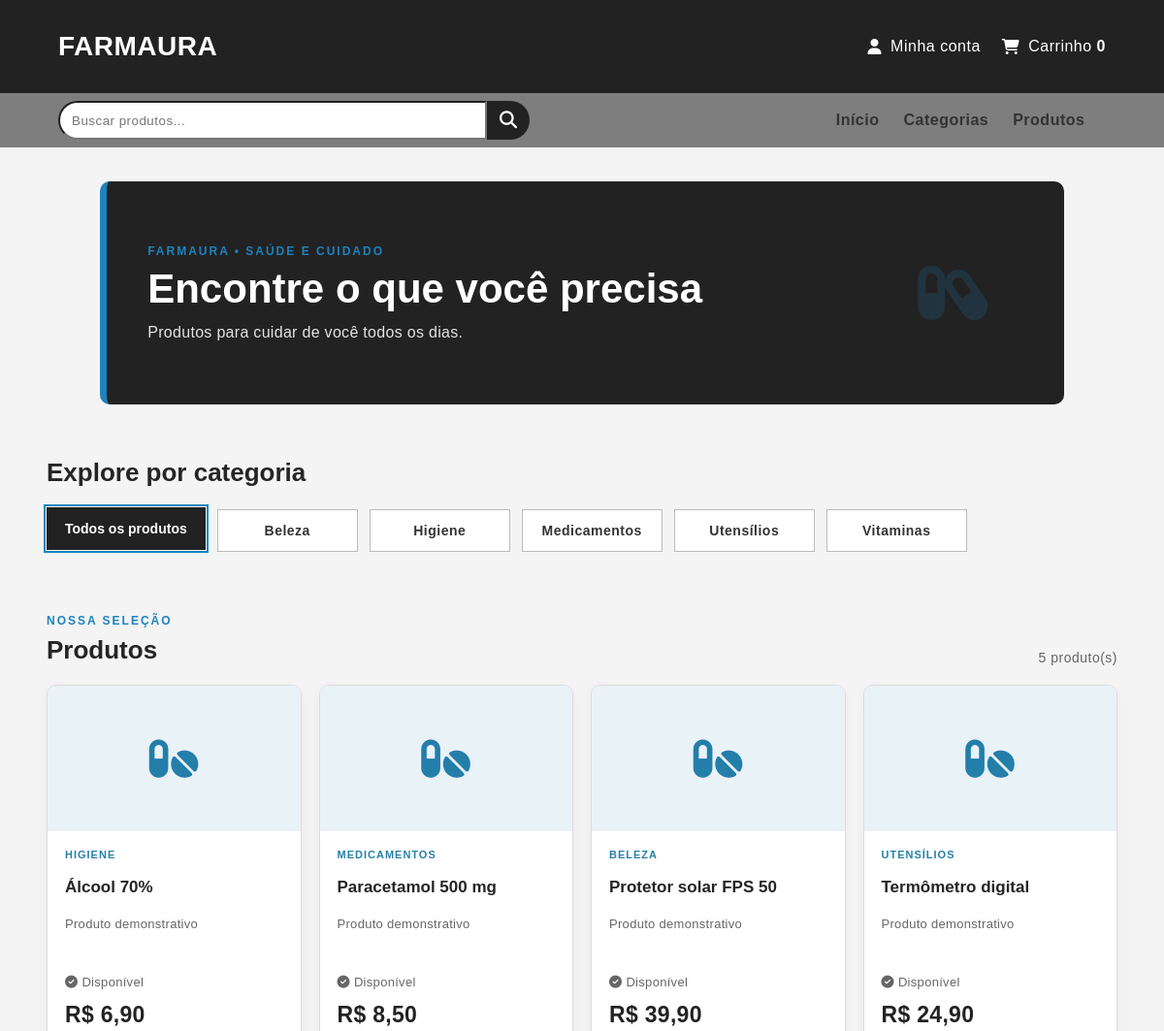
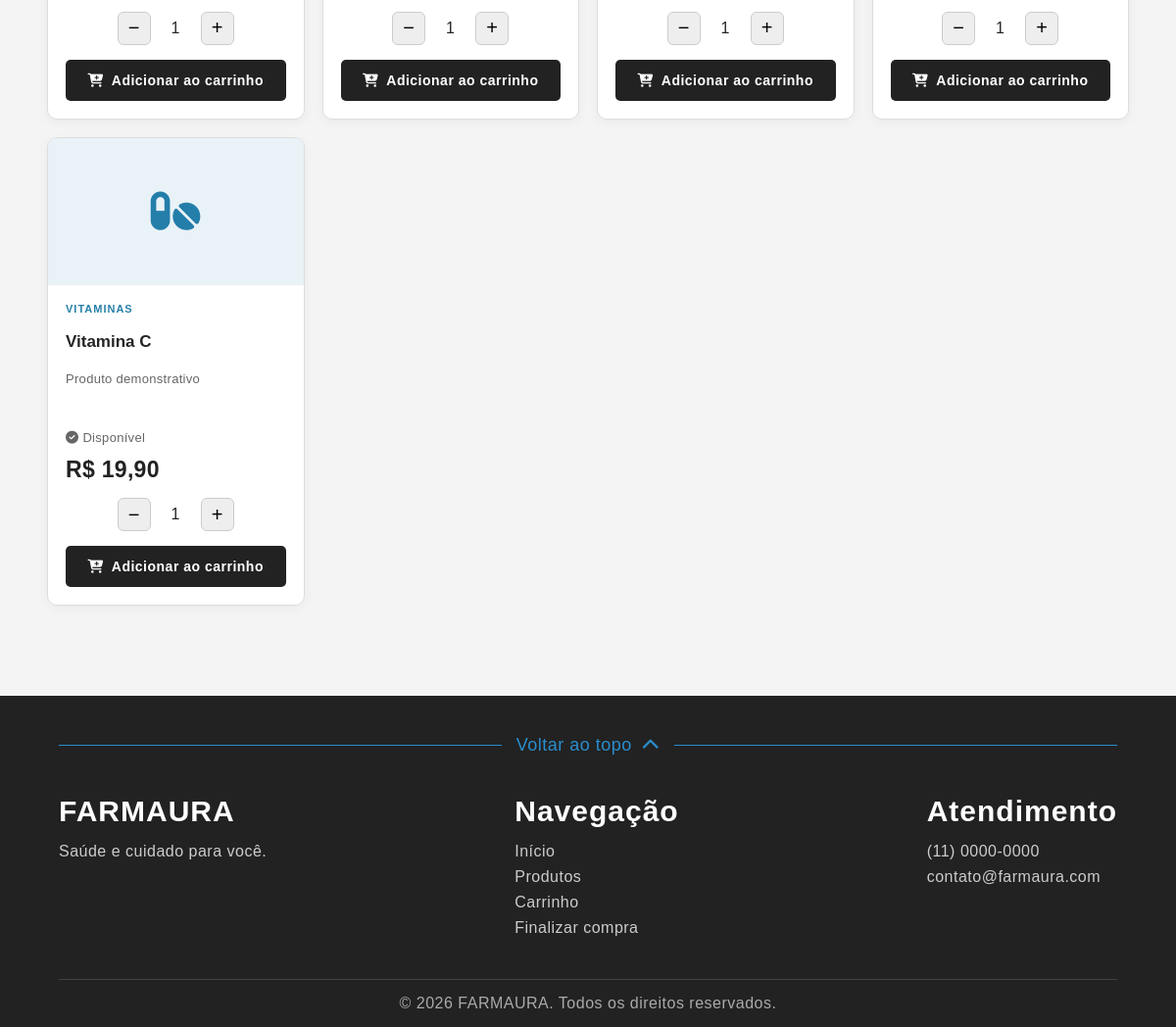
/produtos.php, run on the app's committed database (2 pictures, top to bottom).
### tables this page shows
CREATE TABLE IF NOT EXISTS PRODUTO (
    COD_PRODUTO INT AUTO_INCREMENT PRIMARY KEY,
    NOME VARCHAR(250) NOT NULL,
    DESCRICAO TEXT,
    PRECO DECIMAL(10,2) NOT NULL,
    QUANTIDADE_ESTOQUE INT NOT NULL DEFAULT 0,
    DATA_VALIDADE DATE,
    IMAGEM_URL VARCHAR(500),
    COD_CATEGORIA_FK INT,
    DATA_INCLUSAO TIMESTAMP DEFAULT CURRENT_TIMESTAMP,
    STATUS ENUM('ATIVO','INATIVO') DEFAULT 'ATIVO',
    FOREIGN KEY (COD_CATEGORIA_FK)
        REFERENCES CATEGORIA(COD_CATEGORIA)
);

CREATE TABLE IF NOT EXISTS CATEGORIA (
    COD_CATEGORIA INT AUTO_INCREMENT PRIMARY KEY,
    NOME VARCHAR(100) NOT NULL,
    DESCRICAO TEXT,
    STATUS ENUM('ATIVO','INATIVO') DEFAULT 'ATIVO',
    DATA_CADASTRO TIMESTAMP DEFAULT CURRENT_TIMESTAMP
);

### produtos.php (the view, shortened to what this page needs)
<?php
require_once __DIR__ . '/php/conexao.php';
$sql = "
    SELECT
        p.COD_PRODUTO,
        p.NOME,
        p.DESCRICAO,
        p.PRECO,
        p.QUANTIDADE_ESTOQUE,
        c.NOME AS CATEGORIA
    FROM PRODUTO p
    LEFT JOIN CATEGORIA c
        ON p.COD_CATEGORIA_FK = c.COD_CATEGORIA
    WHERE p.STATUS = 'ATIVO'
    ORDER BY p.NOME ASC
";
try {
    $consulta = $conexao->query($sql);
    $produtos = $consulta->fetchAll(PDO::FETCH_ASSOC);
} catch (PDOException $erro) {
    die("Erro ao buscar produtos: " . htmlspecialchars($erro->getMessage(), ENT_QUOTES, 'UTF-8'));
}
function escapar($texto) {
    return htmlspecialchars((string) $texto, ENT_QUOTES, 'UTF-8');
}
$categorias = [];
foreach ($produtos as $produto) {
    $nomeCategoria = trim((string)($produto['CATEGORIA'] ?? ''));
    if ($nomeCategoria !== '' && !in_array($nomeCategoria, $categorias, true)) {
        $categorias[] = $nomeCategoria;
    }
}
sort($categorias, SORT_NATURAL | SORT_FLAG_CASE);
?>
<!DOCTYPE html>
<html lang="pt-BR">
<head>
    <link rel="stylesheet" href="style.css">
    <link rel="stylesheet" href="https://cdnjs.cloudflare.com/ajax/libs/font-awesome/6.5.2/css/all.min.css">
</head>
<body>
<header>
<div class="header"><div class="logo"><a href="index.html"><span>FARMAURA</span></a></div>
<div class="cadcar"><a class="cad" href="php/login.php"><i class="fa-solid fa-user" id="cad"></i><span>Minha conta</span></a><a class="car" href="carrinho.php"><i class="fa-solid fa-cart-shopping" id="car"></i><span>Carrinho <b class="contadorCarrinhoTopo">0</b></span></a></div></div>
<div class="search"><form class="busca-site" action="produtos.php" method="get"><input type="text" name="q" id="campoBusca" placeholder="Buscar produtos..." aria-label="Buscar produtos"><button id="btnSearch" type="submit" aria-label="Buscar"><i class="fa-solid fa-magnifying-glass"></i></button></form>
<nav class="links"><a href="index.html">Início</a><a href="produtos.php#categorias">Categorias</a><a href="produtos.php#produtos">Produtos</a></nav></div></header>
<main class="pagina-produtos">
    <section class="produtos-banner">
        <div>
            <p class="sobretitulo">FARMAURA • SAÚDE E CUIDADO</p>
            <h1>Encontre o que você precisa</h1>
            <p>Produtos para cuidar de você todos os dias.</p>
        </div>
        <i class="fa-solid fa-capsules banner-icone" aria-hidden="true"></i>
    </section>
    <section class="categorias secao-produtos" id="categorias">
        <h2>Explore por categoria</h2>
        <div class="categorias-container categorias-produtos">
            <button type="button" class="categoria categoria-filtro ativa" data-category-filter="">
                <span>Todos os produtos</span>
            </button>
            <?php foreach ($categorias as $categoria): ?>
                <button type="button" class="categoria categoria-filtro" data-category-filter="<?= escapar($categoria) ?>">
                    <span><?= escapar($categoria) ?></span>
                </button>
            <?php endforeach; ?>
        </div>
    </section>
    <section class="secao-produtos secao-listagem" id="produtos">
        <div class="titulo-listagem">
            <div>
                <p class="sobretitulo">NOSSA SELEÇÃO</p>
                <h2>Produtos</h2>
            </div>
            <span id="resultadoBusca"><?= count($produtos) ?> produto(s)</span>
        </div>
        <div class="lista-produtos" id="listaProdutos">
            <?php if (count($produtos) === 0): ?>
                <p class="sem-produtos">Nenhum produto ativo foi encontrado no banco de dados.</p>
            <?php else: ?>
                <?php foreach ($produtos as $produto): ?>
                    <article class="cartao-produto"
                        data-nome="<?= escapar($produto['NOME']) ?>"
                        data-categoria="<?= escapar($produto['CATEGORIA'] ?? '') ?>">
                        <div class="produto-imagem"><i class="fa-solid fa-pills" aria-hidden="true"></i></div>
                        <div class="produto-informacoes">
                            <p class="produto-categoria"><?= escapar($produto['CATEGORIA'] ?? 'Geral') ?></p>
                            <h3><?= escapar($produto['NOME']) ?></h3>
                            <p class="produto-descricao"><?= escapar($produto['DESCRICAO'] ?? 'Cuidados para o seu dia a dia.') ?></p>
                            <p class="produto-estoque">
                                <?php if ((int)$produto['QUANTIDADE_ESTOQUE'] > 0): ?>
                                    <i class="fa-solid fa-circle-check"></i> Disponível
                                <?php else: ?>
                                    <i class="fa-solid fa-circle-xmark"></i> Indisponível
                                <?php endif; ?>
                            </p>
                            <p class="preco-produto">R$ <?= number_format((float)$produto['PRECO'], 2, ',', '.') ?></p>
                            <div class="controle-quantidade">
                                <button type="button" class="diminuir" aria-label="Diminuir quantidade">−</button>
                                <span class="quantidade">1</span>
                                <button type="button" class="aumentar" aria-label="Aumentar quantidade">+</button>
                            </div>
                            <button type="button" class="botao-carrinho"
                                data-id="<?= escapar($produto['COD_PRODUTO']) ?>"
                                data-nome="<?= escapar($produto['NOME']) ?>"
                                data-preco="<?= escapar($produto['PRECO']) ?>"
                                data-estoque="<?= (int)$produto['QUANTIDADE_ESTOQUE'] ?>">
                                <i class="fa-solid fa-cart-plus"></i> Adicionar ao carrinho
                            </button>
                        </div>
                    </article>
                <?php endforeach; ?>
            <?php endif; ?>
        </div>
    </section>
</main>
<footer class="footer"><div class="voltar-topo"><a href="#top">Voltar ao topo <i class="fa-solid fa-chevron-up"></i></a></div><div class="footer-container">
<div class="footer-logo"><h2>FARMAURA</h2><p>Saúde e cuidado para você.</p></div>
<div class="footer-links"><h3>Navegação</h3><a href="index.html">Início</a><a href="produtos.php">Produtos</a><a href="carrinho.php">Carrinho</a><a href="compra.php">Finalizar compra</a></div>
<div class="footer-contato"><h3>Atendimento</h3><p>(11) 0000-0000</p><p>contato@farmaura.com</p></div></div><div class="footer-bottom"><p>© 2026 FARMAURA. Todos os direitos reservados.</p></div></footer>
</body>
</html>

### data on the page
produto: COD_CATEGORIA_FK.NOME "HIGIENE", NOME "Álcool 70%", DESCRICAO "Produto demonstrativo", QUANTIDADE_ESTOQUE "Disponível", PRECO "6,90"
produto: COD_CATEGORIA_FK.NOME "MEDICAMENTOS", NOME "Paracetamol 500 mg", DESCRICAO "Produto demonstrativo", QUANTIDADE_ESTOQUE "Disponível", PRECO "8,50"
produto: COD_CATEGORIA_FK.NOME "BELEZA", NOME "Protetor solar FPS 50", DESCRICAO "Produto demonstrativo", QUANTIDADE_ESTOQUE "Disponível", PRECO "39,90"
produto: COD_CATEGORIA_FK.NOME "UTENSÍLIOS", NOME "Termômetro digital", DESCRICAO "Produto demonstrativo", QUANTIDADE_ESTOQUE "Disponível", PRECO "24,90"
produto: COD_CATEGORIA_FK.NOME "VITAMINAS", NOME "Vitamina C", DESCRICAO "Produto demonstrativo", QUANTIDADE_ESTOQUE "Disponível", PRECO "19,90"

### other printed values
escapar($categoria) "Beleza"
escapar($categoria) "Higiene"
escapar($categoria) "Medicamentos"
escapar($categoria) "Utensílios"
escapar($categoria) "Vitaminas"
